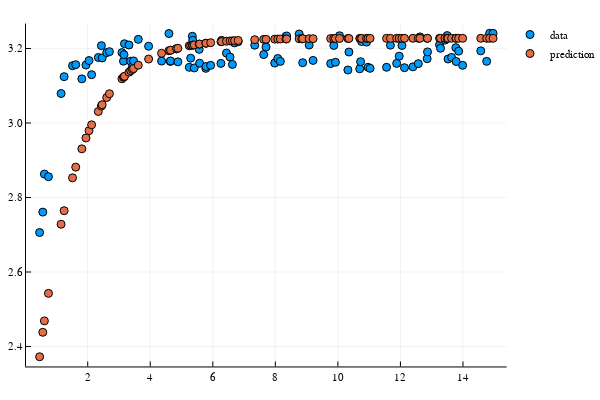

Notebook code for this chart:
### Code cell
# plot
plotsol(u, ũ(res1.minimizer))
